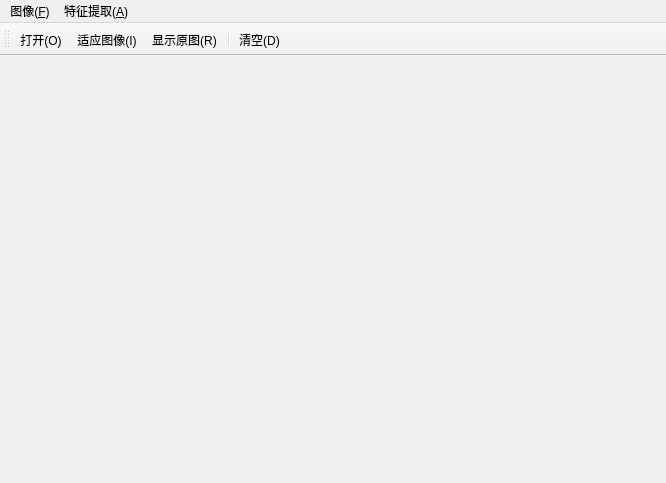
<?xml version="1.0" encoding="UTF-8"?>
<ui version="4.0">
 <class>MainWindow</class>
 <widget class="QMainWindow" name="MainWindow">
  <property name="geometry">
   <rect>
    <x>0</x>
    <y>0</y>
    <width>666</width>
    <height>483</height>
   </rect>
  </property>
  <property name="windowTitle">
   <string>ImageFactory</string>
  </property>
  <widget class="QWidget" name="centralWidget"/>
  <widget class="QToolBar" name="toolBar">
   <property name="windowTitle">
    <string>toolBar</string>
   </property>
   <attribute name="toolBarArea">
    <enum>TopToolBarArea</enum>
   </attribute>
   <attribute name="toolBarBreak">
    <bool>false</bool>
   </attribute>
   <addaction name="image_open"/>
   <addaction name="fit_to_image"/>
   <addaction name="show_srcImage"/>
   <addaction name="separator"/>
   <addaction name="clear_image"/>
  </widget>
  <widget class="QMenuBar" name="menuBar">
   <property name="geometry">
    <rect>
     <x>0</x>
     <y>0</y>
     <width>666</width>
     <height>23</height>
    </rect>
   </property>
   <widget class="QMenu" name="menu_F">
    <property name="title">
     <string>图像(&amp;F)</string>
    </property>
    <addaction name="image_open"/>
   </widget>
   <widget class="QMenu" name="menu">
    <property name="title">
     <string>特征提取(&amp;A)</string>
    </property>
    <addaction name="edge_canny"/>
    <addaction name="edge_laplacian"/>
    <addaction name="edge_log"/>
    <addaction name="edge_sobel"/>
    <addaction name="edge_roberts"/>
    <addaction name="edge_prewitt"/>
   </widget>
   <addaction name="menu_F"/>
   <addaction name="menu"/>
  </widget>
  <action name="image_open">
   <property name="checkable">
    <bool>false</bool>
   </property>
   <property name="icon">
    <iconset resource="icons.qrc">
     <normaloff>:/images/images/image.png</normaloff>:/images/images/image.png</iconset>
   </property>
   <property name="text">
    <string>打开(&amp;O)</string>
   </property>
   <property name="statusTip">
    <string>打开一幅图像</string>
   </property>
   <property name="shortcut">
    <string>Ctrl+O</string>
   </property>
  </action>
  <action name="edge_canny">
   <property name="icon">
    <iconset resource="icons.qrc">
     <normaloff>:/images/images/Canny.png</normaloff>:/images/images/Canny.png</iconset>
   </property>
   <property name="text">
    <string>Canny (&amp;C)</string>
   </property>
  </action>
  <action name="clear_image">
   <property name="icon">
    <iconset resource="icons.qrc">
     <normaloff>:/images/images/delete.png</normaloff>:/images/images/delete.png</iconset>
   </property>
   <property name="text">
    <string>清空(&amp;D)</string>
   </property>
   <property name="statusTip">
    <string>清空绘图区</string>
   </property>
   <property name="shortcut">
    <string>Ctrl+D</string>
   </property>
  </action>
  <action name="show_srcImage">
   <property name="icon">
    <iconset resource="icons.qrc">
     <normaloff>:/images/images/geren.png</normaloff>:/images/images/geren.png</iconset>
   </property>
   <property name="text">
    <string>显示原图(&amp;R)</string>
   </property>
  </action>
  <action name="fit_to_image">
   <property name="icon">
    <iconset resource="icons.qrc">
     <normaloff>:/images/images/resize.png</normaloff>:/images/images/resize.png</iconset>
   </property>
   <property name="text">
    <string>适应图像(&amp;I)</string>
   </property>
   <property name="shortcut">
    <string>Shift+F</string>
   </property>
  </action>
  <action name="edge_laplacian">
   <property name="icon">
    <iconset resource="icons.qrc">
     <normaloff>:/images/images/Laplacian.png</normaloff>:/images/images/Laplacian.png</iconset>
   </property>
   <property name="text">
    <string>Laplacian (&amp;L)</string>
   </property>
  </action>
  <action name="edge_log">
   <property name="icon">
    <iconset resource="icons.qrc">
     <normaloff>:/images/images/Log.png</normaloff>:/images/images/Log.png</iconset>
   </property>
   <property name="text">
    <string>LOG (&amp;G)</string>
   </property>
  </action>
  <action name="edge_sobel">
   <property name="icon">
    <iconset resource="icons.qrc">
     <normaloff>:/images/images/Sobel.png</normaloff>:/images/images/Sobel.png</iconset>
   </property>
   <property name="text">
    <string>Sobel (&amp;S)</string>
   </property>
  </action>
  <action name="edge_roberts">
   <property name="icon">
    <iconset resource="icons.qrc">
     <normaloff>:/images/images/Robert.png</normaloff>:/images/images/Robert.png</iconset>
   </property>
   <property name="text">
    <string>Roberts (&amp;R)</string>
   </property>
  </action>
  <action name="edge_prewitt">
   <property name="icon">
    <iconset resource="icons.qrc">
     <normaloff>:/images/images/Prewitt.png</normaloff>:/images/images/Prewitt.png</iconset>
   </property>
   <property name="text">
    <string>Prewitt (&amp;P)</string>
   </property>
  </action>
 </widget>
 <layoutdefault spacing="6" margin="11"/>
 <resources>
  <include location="icons.qrc"/>
 </resources>
 <connections/>
</ui>
